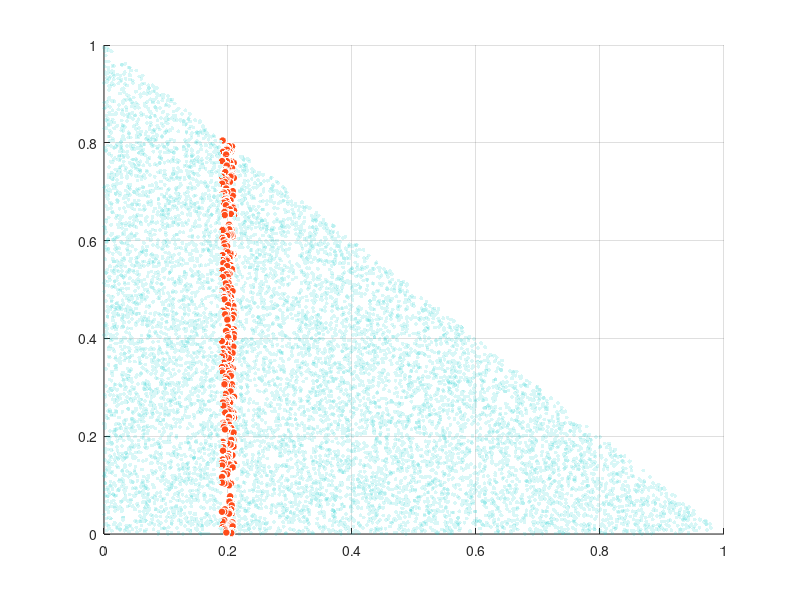

Write the MATLAB code that produced this figure. (Note: this script raises an error after producing the figure.)
% Monte Carlo Simulation: Geometric Marginalization on a 3D Simplex
% Optimized for dark mode visibility and vectorized performance.

function visualize_simplex_slice()
    % 1. Initialization
    N = 10000; % Number of random darts to throw
    n = 3;     % Dimensions (p1, p2, p3)
    
    % 2. Generate perfectly uniform points on the simplex
    % We use the exponential distribution trick to avoid center-clustering bias
    X = -log(rand(N, n)); 
    P = X ./ sum(X, 2); % Normalize so every row sums strictly to 1.0
    
    % 3. Define our target cross-section
    target_p1 = 0.2;
    tolerance = 0.01; % The "thickness" of our geometric slice
    
    % 4. Logical Filtering (Identify the dart hits)
    slice_mask = abs(P(:,1) - target_p1) < tolerance;
    
    % Split the data into the specific slice vs the rest of the pyramid
    P_slice = P(slice_mask, :);
    P_base  = P(~slice_mask, :);
    
    % 5. Visualization (Dark Mode Optimized)
    fig = figure('Name', 'Simplex Cross-Section', 'Color', [0.12 0.12 0.12]);
    hold on; grid on;
    
    % Plot the base simplex points (Dim Cyan, slight transparency)
    scatter3(P_base(:,1), P_base(:,2), P_base(:,3), 8, [0 0.8 0.8], 'filled', ...
        'MarkerFaceAlpha', 0.15);
    
    % Plot the isolated cross-section (Bright Neon Red/Orange, fully opaque)
    scatter3(P_slice(:,1), P_slice(:,2), P_slice(:,3), 30, [1 0.3 0.1], 'filled', ...
        'MarkerEdgeColor', [1 1 1], 'LineWidth', 0.5);
    
    % 6. Formatting the Dark Theme Axes
    ax = gca;
    ax.Color = [0.15 0.15 0.15];       % Dark axis background
    ax.XColor = [0.8 0.8 0.8];         % Light gray axis lines
    ax.YColor = [0.8 0.8 0.8];
    ax.ZColor = [0.8 0.8 0.8];
    ax.GridColor = [0.5 0.5 0.5];      % Visible grid
    ax.GridAlpha = 0.3;
    
    % Set limits and strict viewing angle to see the 2D plane in 3D space
    xlim([0 1]); ylim([0 1]); zlim([0 1]);
    view(135, 30); % Rotated to clearly see the triangle flat on
    
    % Labels and Title
    xlabel('p_1 (Our Target Variable)', 'Color', 'w', 'FontWeight', 'bold');
    ylabel('p_2', 'Color', 'w', 'FontWeight', 'bold');
    zlabel('p_3', 'Color', 'w', 'FontWeight', 'bold');
    title(sprintf('Simplex Cross Section at p_1 \\approx %.1f', target_p1), ...
        'Color', 'w', 'FontSize', 14);
    
    % Legend
    lgd = legend('All Valid Probabilities', 'The Cross-Section Slice');
    lgd.TextColor = 'w';
    lgd.Color = [0.2 0.2 0.2];
    
    hold off;
end
